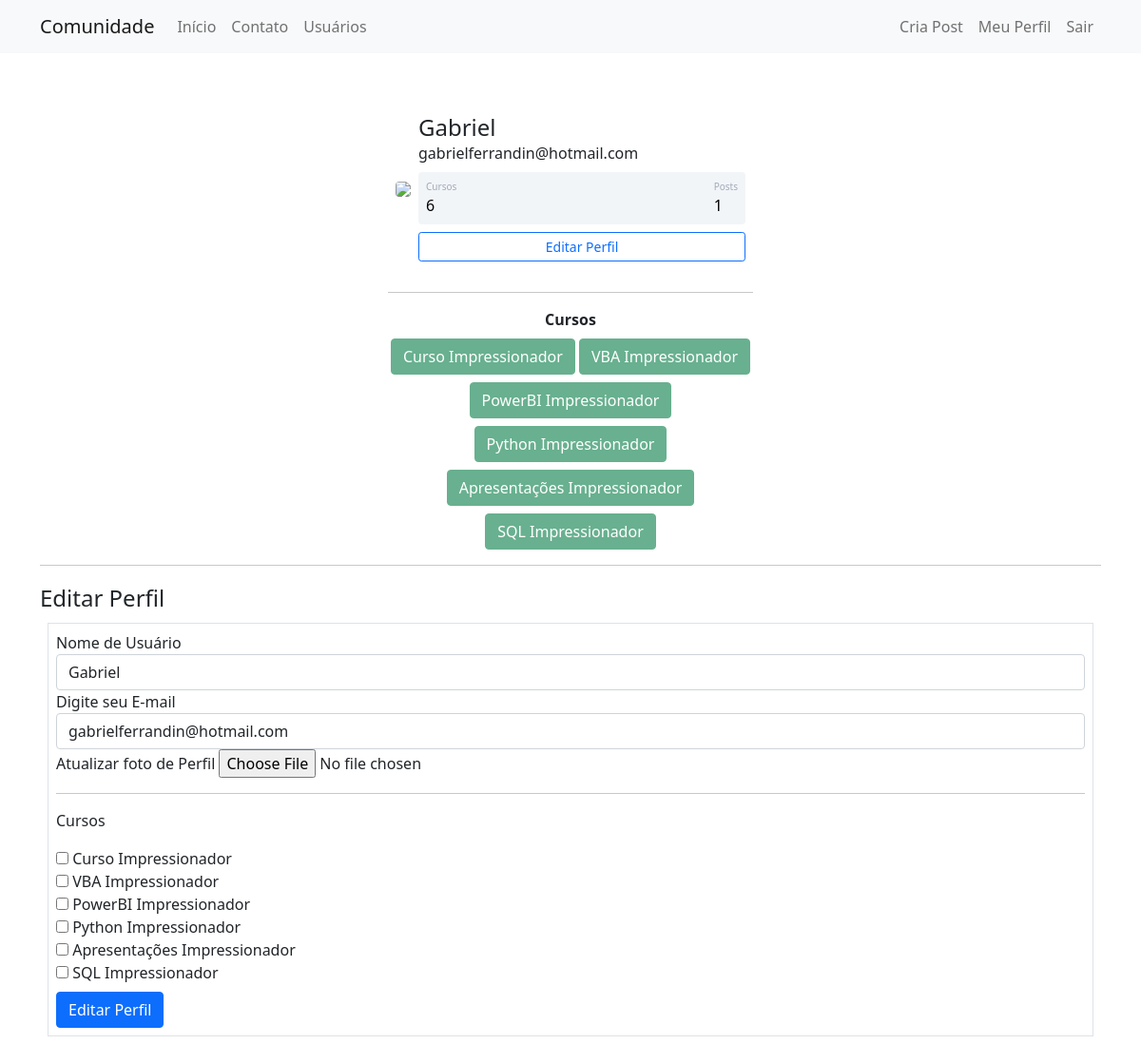
The page /perfil/editar (signed in) on the database its author committed.
### comunidadeimpressionadora/model.py (models this page shows)
class Usuario(database.Model, UserMixin):
    id = database.Column(database.Integer, primary_key=True)
    username = database.Column(database.String, nullable=False)
    email = database.Column(database.String, nullable=False, unique=True)
    senha = database.Column(database.String, nullable=False)
    foto_perfil = database.Column(database.String, default='default.jpg')
    post = database.relationship('Post', backref='autor', lazy=True)
    cursos = database.Column(database.String, default='usuario não informado', nullable=False)
    def contar_post(self):
        return len(self.post)

### comunidadeimpressionadora/routes.py (the view)
@app.route('/perfil/editar', methods=['GET', 'POST'])
@login_required
def editar_perfil():
    form = FomrEditarPerfil()
    if form.validate_on_submit():
        current_user.email = form.email.data
        current_user.username = form.username.data
        if form.foto_perfil.data:
            nome_imagem = salvar_iamgem(form.foto_perfil.data)
            current_user.foto_perfil = nome_imagem
        current_user.cursos = atualizar_cursos(form)
        database.session.commit()
        flash('Perfil atualizado com sucesso', 'alert-success')
        return redirect(url_for('perfil'))
    elif request.method == 'GET':
        form.email.data = current_user.email
        form.username.data = current_user.username
    foto_perfil = url_for('static', filename='fotos_perfil/{}'.format(current_user.foto_perfil))
    return render_template('editarperfil.html', foto_perfil=foto_perfil, form=form)

### comunidadeimpressionadora/forms.py (shortened to what this page needs)
class FomrEditarPerfil(FlaskForm):
    username = StringField(' Nome de Usuário', validators=[DataRequired()])
    email = StringField('Digite seu E-mail', validators=[DataRequired(), Email()])
    foto_perfil = FileField('Atualizar foto de Perfil', validators=[FileAllowed(['jpg', 'png'])])
    curso_excel = BooleanField('Curso Impressionador')
    curso_vba = BooleanField('VBA Impressionador')
    curso_poerbi = BooleanField('PowerBI Impressionador')
    curso_python = BooleanField('Python Impressionador')
    curso_ppt = BooleanField('Apresentações Impressionador')
    curso_sql = BooleanField('SQL Impressionador')
    botao_submit_editarperfil = SubmitField('Editar Perfil')

### comunidadeimpressionadora/model.py (called while the page is built)
@login_manager.user_loader
def load_usuario(id_usuario):
    return Usuario.query.get(int(id_usuario))

### comunidadeimpressionadora/templates/editarperfil.html (shortened to what this page needs)
{%extends'perfil.html'%}
{% block form_editar_perfil%}
<div class="container">
    <hr>
    <div class="row">
        <div class="col">
            <legend>Editar Perfil</legend>
            <form method="POST" action="" class="border m-2 p-2" enctype="multipart/form-data">
                <fieldset>
                    <div class="form-group">
                        {{form.username.label (class='form-control-label')}}
                        {%if form.username.errors%}
                        {{form.username (class='form-control is-invalid')}}
                        <div class="invalid-feedback">
                            {% for erro in form.username.errors%}
                            {{erro}}
                            {%endfor%}
                        </div>
                        {%else%}
                        {{form.username (class='form-control')}}
                        {%endif%}
                        <div class="form-group">
                            {{form.email.label (class='form-control-label')}}
                            {%if form.email.errors%}
                            {{form.email (class='form-control is-invalid')}}
                            <div class="invalid-feedback">
                                {% for erro in form.email.errors%}
                                {{erro}}
                                {%endfor%}
                            </div>
                            {%else%}
                            {{form.email (class='form-control')}}
                            {%endif%}
                        </div>
                        <div class="form-group">
                            {{ form.foto_perfil.label }}
                            {{ form.foto_perfil (class= 'form-control-file') }}
                        </div>
                        <hr>
                        <p>Cursos</p>
                        {%for campo in form%}
                        {% if 'curso_' in campo.name%}
                        <div class="form-group">
                            {{campo }}
                            {{campo.label (class='form-control-label')}}
                        </div>
                        {%endif%}
                        {%endfor%}
                    </div>
                </fieldset>
                {{form.botao_submit_editarperfil (class='btn btn-primary mt-2')}}
            </form>
        </div>
    </div>
</div>
{% endblock %}

### comunidadeimpressionadora/templates/perfil.html
{%extends'base.html'%}
{% block body%}
<div class="container mt-5 d-flex justify-content-center">
    <div class="card p-3">
        <div class="d-flex align-items-center">
            <div class="image pe-2"><img src="{{ foto_perfil }}" class="rounded" width="200"></div>
            <div class="ml-3 w-100">
                <h4 class="mb-0 mt-0">{{current_user.username}}</h4> <span>{{current_user.email}}</span>
                <div class="p-2 mt-2 bg-primary d-flex justify-content-between rounded text-white stats">
                    {%if 'não informado' in current_user.cursos %}
                    <div class="d-flex flex-column"><span class="articles">Cursos</span> <span class="number1">0</span>
                    </div>
                    {%else%}
                    <div class="d-flex flex-column"><span class="articles">Cursos</span> <span class="number1">{{ current_user.cursos.count (';') + 1 }}</span>
                    </div>
                    {%endif%}
                    <div class="d-flex flex-column"><span class="rating">Posts</span> <span class="number2">{{current_user.contar_post()}}</span>
                    </div>
                </div>
                <div class="button mt-2 d-flex flex-row align-items-center">
                    <a class='w-100' href="{{ url_for('editar_perfil') }}">
                        <button class="btn btn-sm btn-outline-primary w-100">Editar Perfil</button>
                    </a></div>
            </div>
        </div>
    </div>
</div>
<div class="row justify-content-center">
    <div class="col col-4" style="text-align:center">
        <hr>
        <strong>Cursos</strong><br>
        {%for curso in current_user.cursos.split(';')%}
        <button type="button " class="btn btn-success mt-2" disabled>{{curso}}</button>
        {%endfor%}
    </div>
</div>
{%block form_editar_perfil%}
{%endblock%}
{%endblock%}

### comunidadeimpressionadora/static/main.css (style rules this page uses)
.card { width: 400px; border: none; border-radius: 10px; background-color: #fff }
.stats { background: #f2f5f8 !important; color: #000 !important }
.articles { font-size: 10px; color: #a1aab9 }
.number1 { font-weight: 500 }
.number2 { font-weight: 500 }
.rating { font-size: 10px; color: #a1aab9 }

### rows shown on the page
Usuario: username "Gabriel", email "gabrielferrandin@hotmail.com", cursos "6"

### other values the page prints
{{ current_user.contar_post() }} "1"
{{ curso }} "Curso Impressionador" "VBA Impressionador" "PowerBI Impressionador" "Python Impressionador" "Apresentações Impressionador" "SQL Impressionador"
{{ campo.label (class='form-control-label') }} "Curso Impressionador" "VBA Impressionador" "PowerBI Impressionador" "Python Impressionador" "Apresentações Impressionador" "SQL Impressionador"
